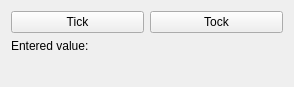
<?xml version="1.0" encoding="UTF-8"?>
<ui version="4.0">
 <class>Form</class>
 <widget class="QWidget" name="Form">
  <property name="geometry">
   <rect>
    <x>0</x>
    <y>0</y>
    <width>294</width>
    <height>87</height>
   </rect>
  </property>
  <property name="windowTitle">
   <string>Basic CPushButton example</string>
  </property>
  <layout class="QVBoxLayout" name="verticalLayout">
   <item>
    <layout class="QHBoxLayout" name="horizontalLayout">
     <item>
      <widget class="CPushButton" name="CPushButton">
       <property name="text">
        <string>Tick</string>
       </property>
       <property name="pressValue" stdset="0">
        <string>Tick</string>
       </property>
       <property name="channel" stdset="0">
        <string notr="true">DemoDevice/Settings#Demo</string>
       </property>
      </widget>
     </item>
     <item>
      <widget class="CPushButton" name="CPushButton_2">
       <property name="text">
        <string>Tock</string>
       </property>
       <property name="pressValue" stdset="0">
        <string>Tock</string>
       </property>
       <property name="channel" stdset="0">
        <string notr="true">DemoDevice/Settings#Demo</string>
       </property>
      </widget>
     </item>
    </layout>
   </item>
   <item>
    <layout class="QFormLayout" name="formLayout">
     <item row="0" column="0">
      <widget class="QLabel" name="label">
       <property name="text">
        <string>Entered value:</string>
       </property>
      </widget>
     </item>
     <item row="0" column="1">
      <widget class="CLabel" name="CLabel">
       <property name="channel" stdset="0">
        <string notr="true">DemoDevice/Settings#Demo</string>
       </property>
      </widget>
     </item>
    </layout>
   </item>
  </layout>
 </widget>
 <customwidgets>
  <customwidget>
   <class>PyDMLabel</class>
   <extends>QLabel</extends>
   <header>pydm.widgets.label</header>
  </customwidget>
  <customwidget>
   <class>PyDMPushButton</class>
   <extends>QPushButton</extends>
   <header>pydm.widgets.pushbutton</header>
  </customwidget>
  <customwidget>
   <class>CPushButton</class>
   <extends>PyDMPushButton</extends>
   <header>comrad.widgets.buttons</header>
  </customwidget>
  <customwidget>
   <class>CLabel</class>
   <extends>PyDMLabel</extends>
   <header>comrad.widgets.indicators</header>
  </customwidget>
 </customwidgets>
 <resources/>
 <connections/>
</ui>
